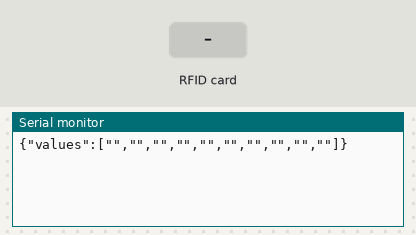
Bench run of a sketch on a simulated Arduino Mega 2560, built with avr-gcc and run on an emulated ATmega2560. On the bench: the last lines printed to the serial monitor. Inputs (shaded band) come from the test bench.

Above: at 1.7 s.
1.8 s: RFID card 5E 7A 19 C4 held to the reader
At 2.9 s:
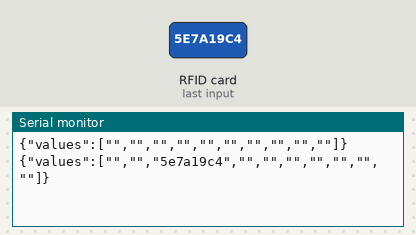
3.4 s: RFID card 5E 7A 19 C4 held to the reader
At 4.6 s:
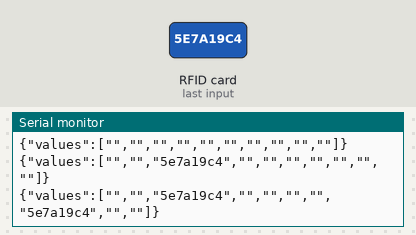

Measured:
- after the input at 1.8 s, the serial monitor: prints a new line after 0.19 s (image 1)
- after the input at 3.4 s, the serial monitor: prints a new line after 0.08 s (image 2)

The sketch:

Tangible_html_arduino_component.ino
```cpp
/*
 * Typical pin layout used:
 * -----------------------------------------------------------------------------------------
 *             MFRC522      Arduino       Arduino   Arduino    Arduino          Arduino
 *             Reader/PCD   Uno/101       Mega      Nano v3    Leonardo/Micro   Pro Micro
 * Signal      Pin          Pin           Pin       Pin        Pin              Pin
 * -----------------------------------------------------------------------------------------
 * RST/Reset   RST          9             5         D9         RESET/ICSP-5     RST
 * SPI SS 1    SDA(SS)      ** custom, take a unused pin, only HIGH/LOW required **
 * SPI SS 2    SDA(SS)      ** custom, take a unused pin, only HIGH/LOW required **
 * SPI MOSI    MOSI         11 / ICSP-4   51        D11        ICSP-4           16
 * SPI MISO    MISO         12 / ICSP-1   50        D12        ICSP-1           14
 * SPI SCK     SCK          13 / ICSP-3   52        D13        ICSP-3           15
 *
 */

#include <SPI.h>
#include <MFRC522.h>
// for testing memory usage
#include <MemoryFree.h>

#define RST_PIN         53
#define SS_1_PIN        22
#define SS_2_PIN        24
#define SS_3_PIN        26
#define SS_4_PIN        28
#define SS_5_PIN        30
#define SS_6_PIN        32
#define SS_7_PIN        34
#define SS_8_PIN        36
#define SS_9_PIN        38
#define SS_10_PIN       40
#define NR_OF_READERS   10

byte ssPins[] = {SS_1_PIN,SS_2_PIN,SS_3_PIN,SS_4_PIN,SS_5_PIN,SS_6_PIN,SS_7_PIN,SS_8_PIN,SS_9_PIN,SS_10_PIN};

MFRC522 mfrc522[NR_OF_READERS];

String old_ids[NR_OF_READERS];
String ids[NR_OF_READERS];

bool printJson;

void setup() {

  Serial.begin(9600);
  while (!Serial);

  SPI.begin();

  for (uint8_t reader = 0; reader < NR_OF_READERS; reader++) {
    mfrc522[reader].PCD_Init(ssPins[reader], RST_PIN);
//    Serial.print(F("Reader "));
//    Serial.print(reader);
//    Serial.print(F(": "));
//    mfrc522[reader].PCD_DumpVersionToSerial();
    ids[reader] = "";
    old_ids[reader] = "";
  }
  // set to true to print the first time, a blank array
  printJson = true;
}


void loop() {

  for (uint8_t reader = 0; reader < NR_OF_READERS; reader++) {
    // Look for new cards
    if (mfrc522[reader].PICC_IsNewCardPresent() && mfrc522[reader].PICC_ReadCardSerial()) {
      //send tag id convert to string
      stringify_byte_array(mfrc522[reader].uid.uidByte, mfrc522[reader].uid.size, reader);

      // Halt PICC
      mfrc522[reader].PICC_HaltA();
      // Stop encryption on PCD
      mfrc522[reader].PCD_StopCrypto1();
    }
  }
  // check if there are any new ids on the board if yes, print the json
  // this is to avoid crashing and massive console logging, aka ease the work of the node server reading
  for (uint8_t reader = 0; reader < NR_OF_READERS; reader++) {
    if(old_ids[reader] != ids[reader]){
      printJson = true;
    }
  }

  if(printJson){
    printIdArrayToJSON();
  }
  // always reset the print to false
  printJson = false;

}


void stringify_byte_array(byte *buffer, byte bufferSize, int reader) {

  String id ="";
  for (byte i = 0; i < bufferSize; i++) {
    if(buffer[i] < 0x10) {
      id += "0";
    }
    id += String(buffer[i], HEX);
  }
  ids[reader] = id;
}

void printIdArrayToJSON(){
  String str = "{\"values\":[";
  for(int reader = 0; reader < NR_OF_READERS; reader++){
    // value has been printed and is now 'old'
    old_ids[reader] = ids[reader];

    str += "\"";
    str += ids[reader];
    // to avoid the comma after the last array value
    if(reader == 9){
      str += "\"";
      break;
    }
    str += "\",";
  }
  str += "]}";
  Serial.println(str);

//  Serial.print("Free Memory : ");
//  Serial.println(freeMemory());
}
```
